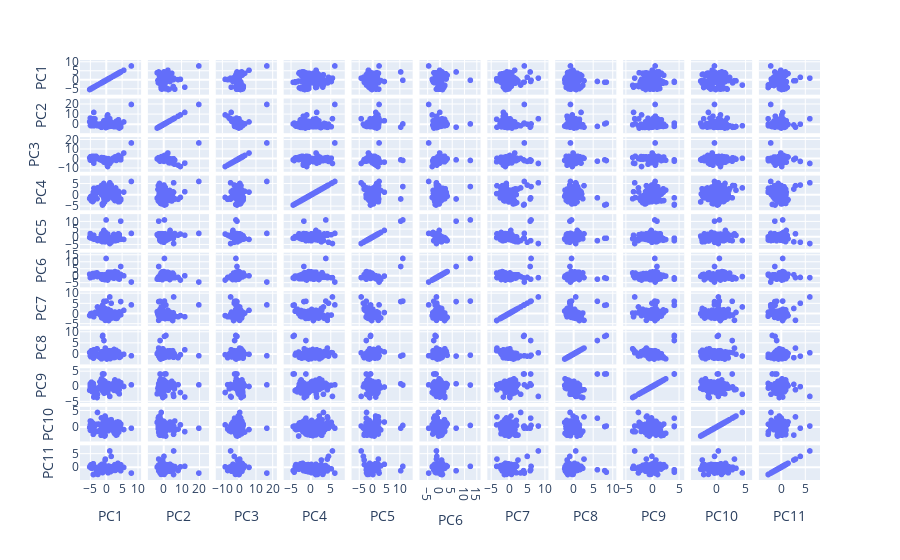

Source (notebook cell):
### Code cell
import plotly.express as px
fig = px.scatter_matrix(df_pc)
fig.show()

### Figure 1 — Plotly figure (JSON) as saved in the notebook; plotly's stock layout.template omitted (floating-point values rounded to 4 significant figures; data arrays with more than 128 entries replaced by an {"elided": "..."} marker saying what was removed)
{"data": [{"dimensions": [{"axis": {"matches": true}, "label": "PC1", "values": {"elided": "181 float values"}}, {"axis": {"matches": true}, "label": "PC2", "values": {"elided": "181 float values"}}, {"axis": {"matches": true}, "label": "PC3", "values": {"elided": "181 float values"}}, {"axis": {"matches": true}, "label": "PC4", "values": {"elided": "181 float values"}}, {"axis": {"matches": true}, "label": "PC5", "values": {"elided": "181 float values"}}, {"axis": {"matches": true}, "label": "PC6", "values": {"elided": "181 float values"}}, {"axis": {"matches": true}, "label": "PC7", "values": {"elided": "181 float values"}}, {"axis": {"matches": true}, "label": "PC8", "values": {"elided": "181 float values"}}, {"axis": {"matches": true}, "label": "PC9", "values": {"elided": "181 float values"}}, {"axis": {"matches": true}, "label": "PC10", "values": {"elided": "181 float values"}}, {"axis": {"matches": true}, "label": "PC11", "values": {"elided": "181 float values"}}], "hovertemplate": "%{xaxis.title.text}=%{x}<br>%{yaxis.title.text}=%{y}<extra></extra>", "legendgroup": "", "marker": {"color": "#636efa", "symbol": "circle"}, "name": "", "showlegend": false, "type": "splom"}], "layout": {"dragmode": "select", "legend": {"tracegroupgap": 0}, "margin": {"t": 60}}}
